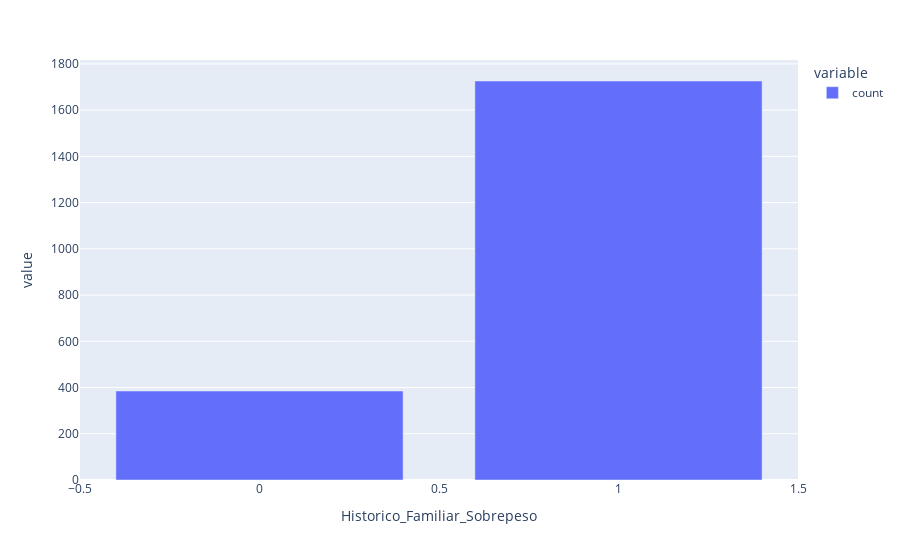

Notebook code cell kept with this figure:
### Code cell
px.bar(df_obesidade.value_counts('Historico_Familiar_Sobrepeso'))

### Figure 1 — Plotly figure (JSON) as saved in the notebook; plotly's stock layout.template omitted (floating-point values rounded to 4 significant figures)
{"data": [{"alignmentgroup": "True", "hovertemplate": "variable=count<br>Historico_Familiar_Sobrepeso=%{x}<br>value=%{y}<extra></extra>", "legendgroup": "count", "marker": {"color": "#636efa", "pattern": {"shape": ""}}, "name": "count", "offsetgroup": "count", "orientation": "v", "showlegend": true, "textposition": "auto", "type": "bar", "x": [1, 0], "xaxis": "x", "y": [1726, 385], "yaxis": "y"}], "layout": {"barmode": "relative", "legend": {"title": {"text": "variable"}, "tracegroupgap": 0}, "margin": {"t": 60}, "xaxis": {"anchor": "y", "domain": [0, 1], "title": {"text": "Historico_Familiar_Sobrepeso"}}, "yaxis": {"anchor": "x", "domain": [0, 1], "title": {"text": "value"}}}}
